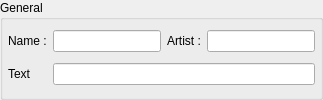
           <widget class="QGroupBox" name="CardgroupBoxGeneral">
            <property name="sizePolicy">
             <sizepolicy hsizetype="Expanding" vsizetype="Preferred">
              <horstretch>0</horstretch>
              <verstretch>0</verstretch>
             </sizepolicy>
            </property>
            <property name="minimumSize">
             <size>
              <width>0</width>
              <height>100</height>
             </size>
            </property>
            <property name="maximumSize">
             <size>
              <width>16777215</width>
              <height>130</height>
             </size>
            </property>
            <property name="title">
             <string>General </string>
            </property>
            <layout class="QGridLayout" name="gridLayout_7">
             <property name="leftMargin">
              <number>5</number>
             </property>
             <property name="topMargin">
              <number>5</number>
             </property>
             <property name="rightMargin">
              <number>5</number>
             </property>
             <property name="bottomMargin">
              <number>5</number>
             </property>
             <item row="0" column="0">
              <widget class="QLabel" name="label_31">
               <property name="text">
                <string>Name :</string>
               </property>
              </widget>
             </item>
             <item row="0" column="1">
              <widget class="QLineEdit" name="lENameCard_2"/>
             </item>
             <item row="0" column="2">
              <widget class="QLabel" name="label_35">
               <property name="text">
                <string>Artist :</string>
               </property>
              </widget>
             </item>
             <item row="0" column="3">
              <widget class="QLineEdit" name="lEArtist_2"/>
             </item>
             <item row="1" column="0">
              <widget class="QLabel" name="label_33">
               <property name="text">
                <string>Text </string>
               </property>
              </widget>
             </item>
             <item row="1" column="1" colspan="3">
              <widget class="QLineEdit" name="lETextCard_2">
               <property name="autoFillBackground">
                <bool>false</bool>
               </property>
              </widget>
             </item>
            </layout>
           </widget>
